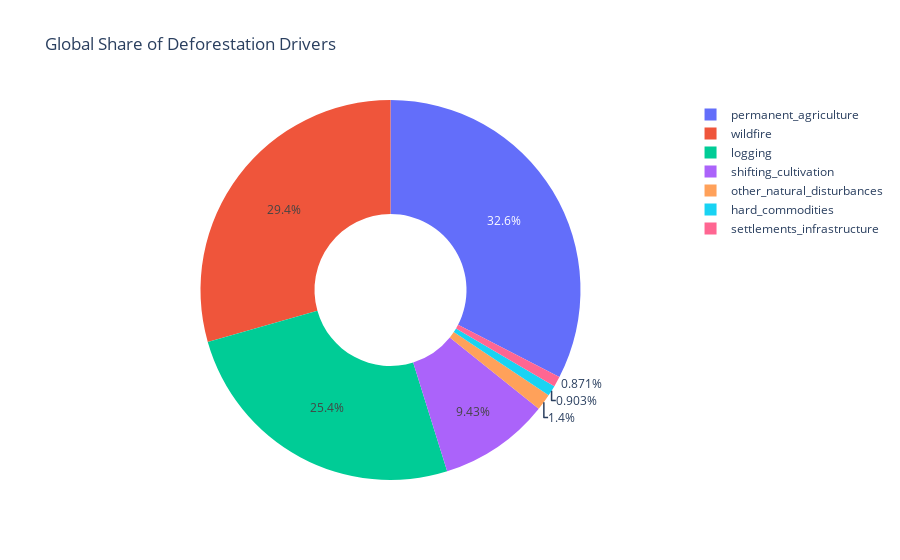
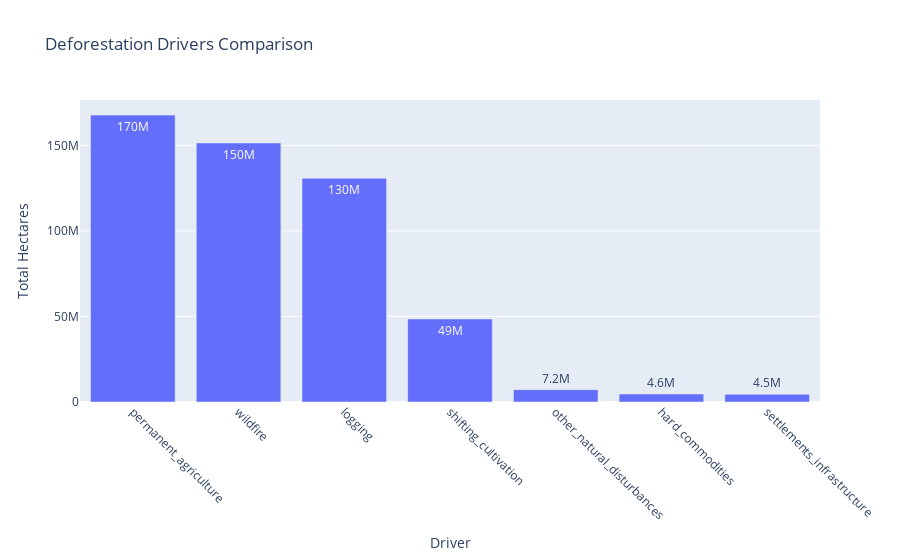

The notebook cell these images were saved under, in order:
### Markdown cell above
### 4 Deforestation Drivers Analysis

### Code cell
driver_cols = [c for c in df.columns if c in
               ["hard_commodities", "logging", "permanent_agriculture",
                "shifting_cultivation", "settlements_infrastructure",
                "other_natural_disturbances", "wildfire"]]

if driver_cols:
    drivers_sum = df[driver_cols].sum().sort_values(ascending=False).reset_index()
    drivers_sum.columns = ["driver", "hectares"]

    
    fig = px.pie(drivers_sum, 
                 names="driver", 
                 values="hectares",
                 title="Global Share of Deforestation Drivers",
                 hole=0.4)
    fig.show()
    
    fig = px.bar(drivers_sum,
                 x="driver",
                 y="hectares",
                 title="Deforestation Drivers Comparison",
                 labels={"hectares": "Total Hectares", "driver": "Driver"},
                 text_auto='.2s')
    fig.update_xaxes(tickangle=45)
    fig.show()
else:
    print("⚠️ No driver columns found")

### Figure 1 — Plotly figure (JSON) as saved in the notebook; plotly's stock layout.template omitted (floating-point values rounded to 4 significant figures)
{"data": [{"domain": {"x": [0, 1], "y": [0, 1]}, "hole": 0.4, "hovertemplate": "driver=%{label}<br>hectares=%{value}<extra></extra>", "labels": ["permanent_agriculture", "wildfire", "logging", "shifting_cultivation", "other_natural_disturbances", "hard_commodities", "settlements_infrastructure"], "legendgroup": "", "name": "", "showlegend": true, "type": "pie", "values": [167700000.0, 151400000.0, 130800000.0, 48540000.0, 7225000.0, 4650000.0, 4487000.0]}], "layout": {"legend": {"tracegroupgap": 0}, "title": {"text": "Global Share of Deforestation Drivers"}}}

### Figure 2 — Plotly figure (JSON) as saved in the notebook; plotly's stock layout.template omitted (floating-point values rounded to 4 significant figures)
{"data": [{"hovertemplate": "Driver=%{x}<br>Total Hectares=%{y}<extra></extra>", "legendgroup": "", "marker": {"color": "#636efa", "pattern": {"shape": ""}}, "name": "", "orientation": "v", "showlegend": false, "textposition": "auto", "texttemplate": "%{y:.2s}", "type": "bar", "x": ["permanent_agriculture", "wildfire", "logging", "shifting_cultivation", "other_natural_disturbances", "hard_commodities", "settlements_infrastructure"], "xaxis": "x", "y": [167700000.0, 151400000.0, 130800000.0, 48540000.0, 7225000.0, 4650000.0, 4487000.0], "yaxis": "y"}], "layout": {"barmode": "relative", "legend": {"tracegroupgap": 0}, "title": {"text": "Deforestation Drivers Comparison"}, "xaxis": {"anchor": "y", "domain": [0, 1], "tickangle": 45, "title": {"text": "Driver"}}, "yaxis": {"anchor": "x", "domain": [0, 1], "title": {"text": "Total Hectares"}}}}
